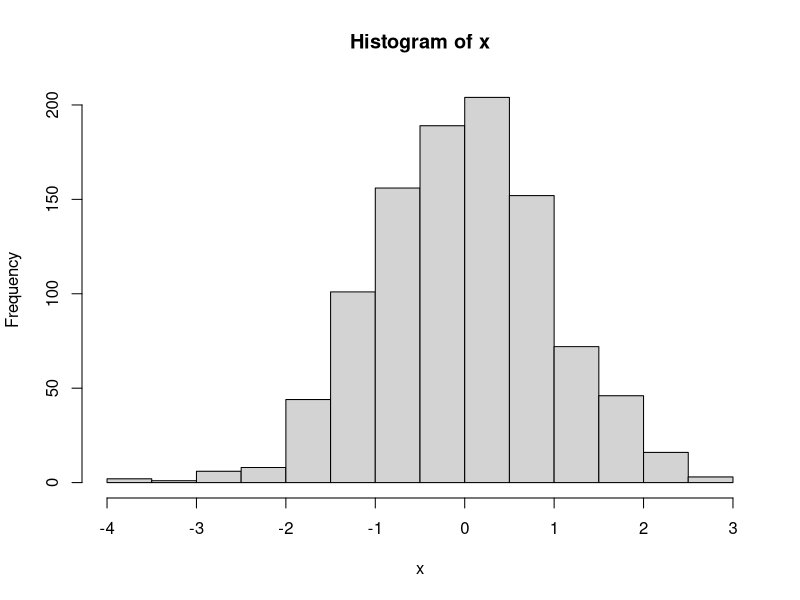
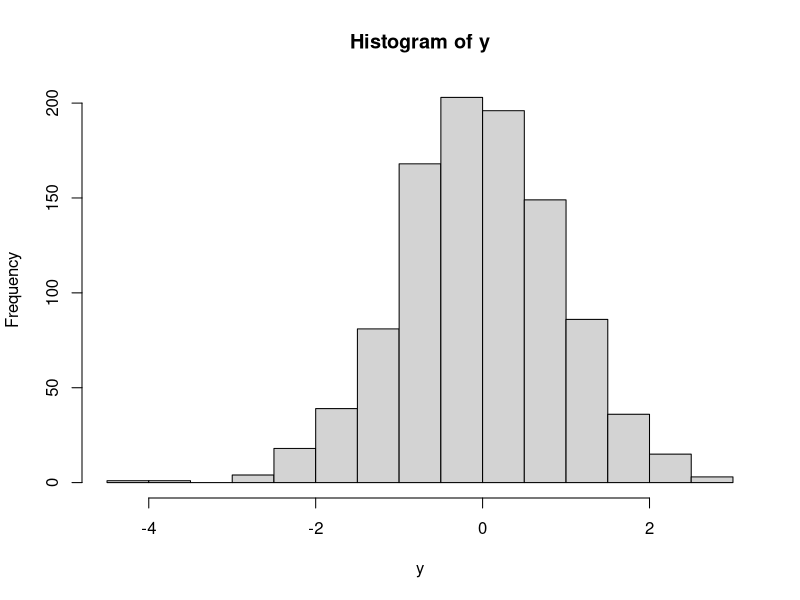
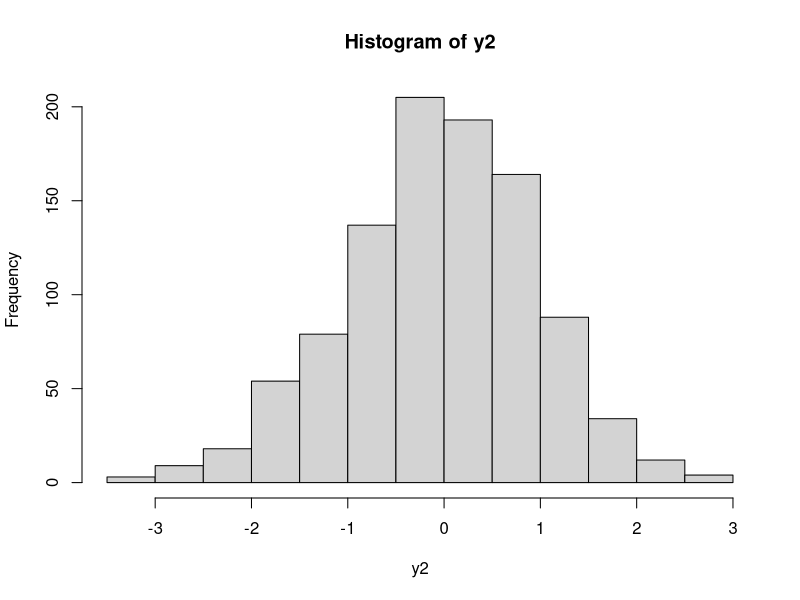
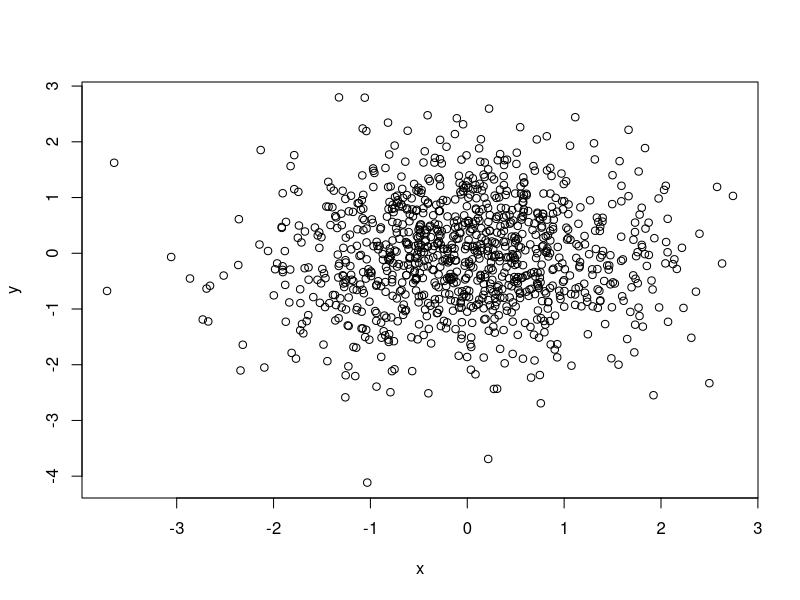
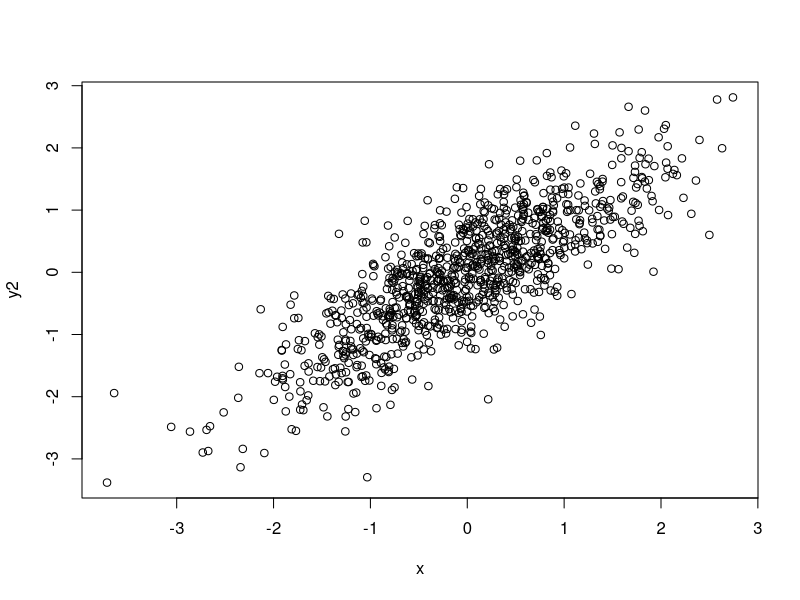
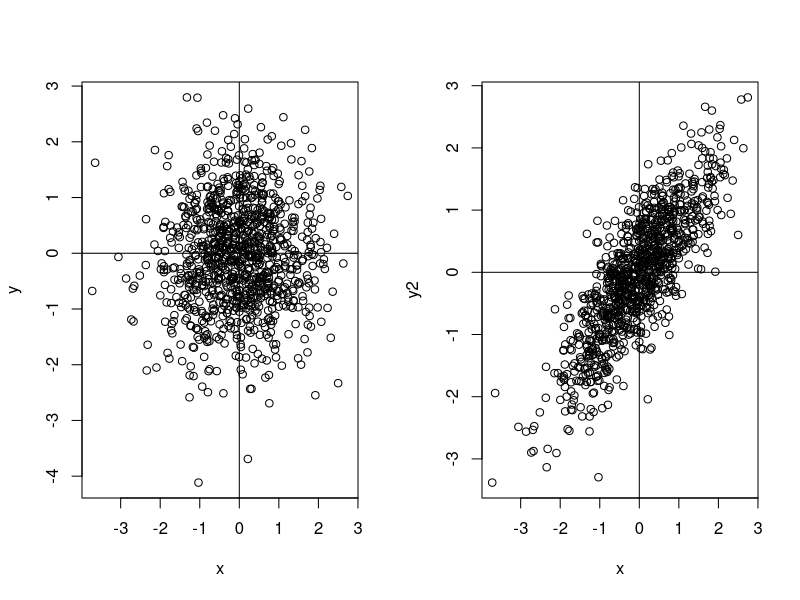
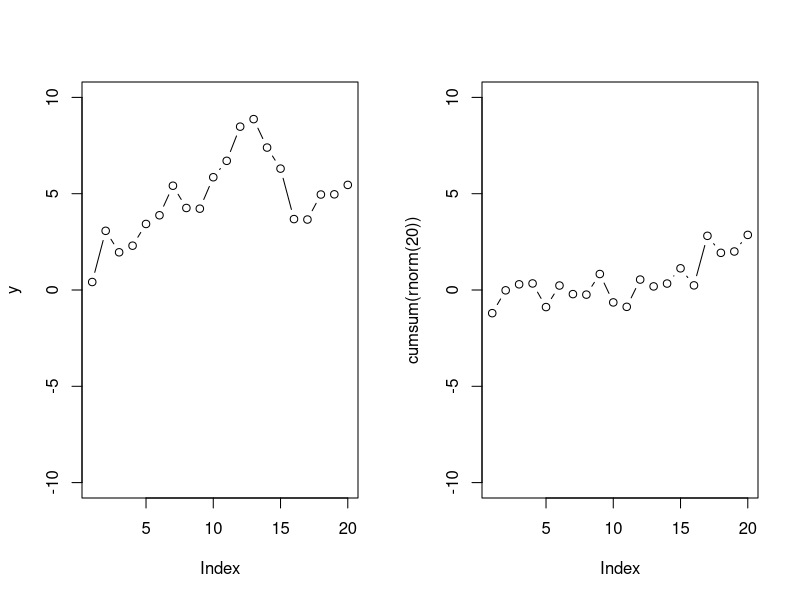
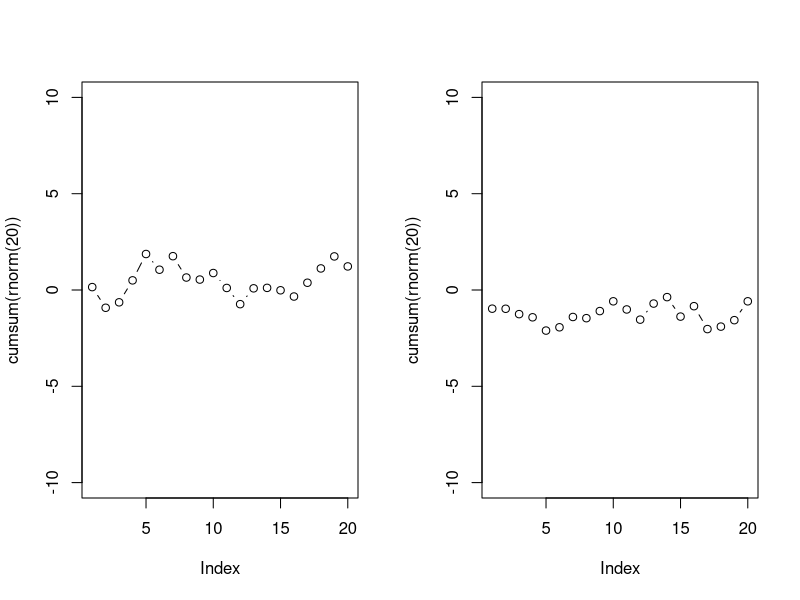

These charts were generated, in order, by the following R code: (Note: a time limit stopped this script after it produced the figures.)
x = rnorm(1000)
y = rnorm(1000)
y2 = .8*x + sqrt(1-.8^2)*y
hist(x)
hist(y)
hist (y2)
plot(x,y)
plot(x,y2)

par(mfrow = c(1,2))
plot(x,y)
abline(h = 0, v = 0)
plot(x,y2)
abline(h = 0, v = 0)

e = rnorm(20)
y = cumsum(e)
plot(y, ylim = c(-10,10), type = "b")

while(T){plot(cumsum(rnorm(20)), ylim = c(-10,10), type = "b")
  readline()
  }

y = arima.sim(list(ma = 0.5), n = 100)
plot(y)
